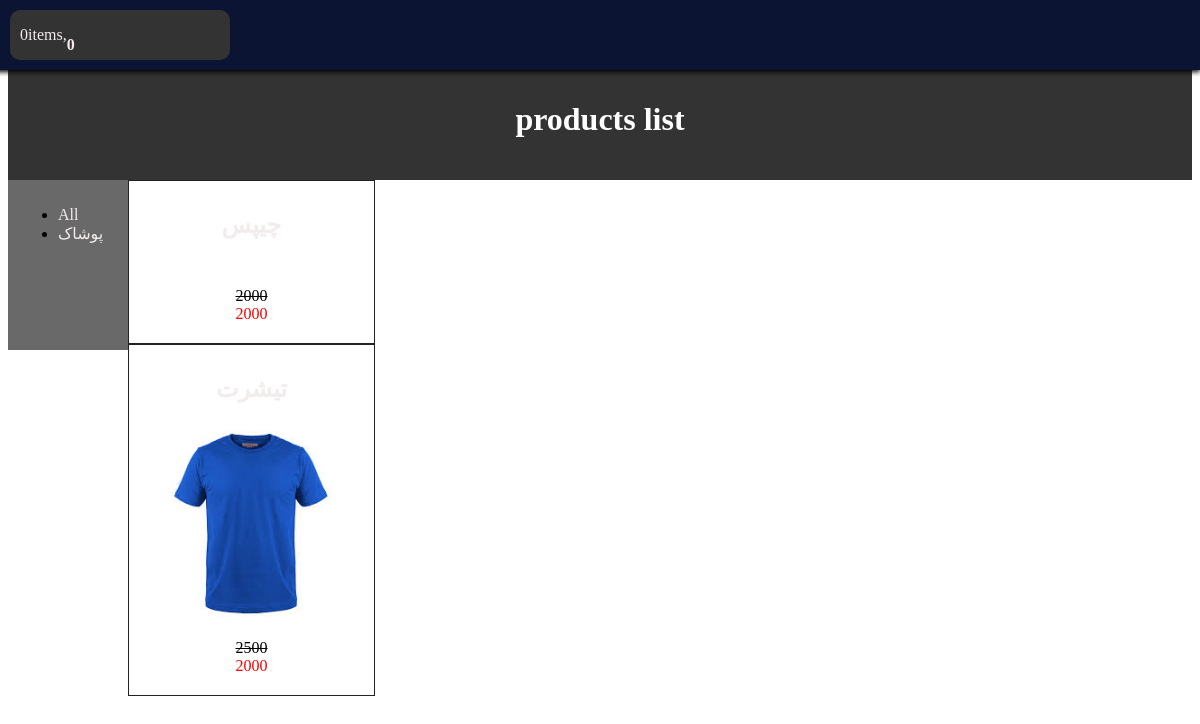
Page /products on the committed database.
### shop/models.py (models this page shows, shortened)
class Category(models.Model):
    name = models.CharField(max_length=250)
    slug = models.SlugField(max_length=255, unique=True)
    class Meta:
        ordering = ['name']
        indexes = [
            models.Index(fields=['name'])
        ]
        verbose_name = 'category'
        verbose_name_plural = 'categories'
    def get_absolute_url(self):
        return reverse('shop:product_detail', args=[self.id, self.slug])

class Product(models.Model):
    category = models.ForeignKey(Category, related_name='product', on_delete=models.CASCADE, verbose_name='category')
    name = models.CharField(max_length=255, verbose_name='name product')
    slug = models.SlugField(max_length=255, verbose_name='slug')
    description = models.TextField(max_length=1200, verbose_name='product info')
    inventory = models.PositiveIntegerField(default=0, verbose_name='inventory')
    price = models.PositiveIntegerField(default=0, verbose_name='price')
    weight = models.PositiveIntegerField(default=0, verbose_name='weight')
    off = models.PositiveIntegerField(default=0, verbose_name='off')
    new_price = models.PositiveIntegerField(default=0, verbose_name="new price")
    created = models.DateTimeField(auto_now_add=True, verbose_name='created time')
    updated = models.DateTimeField(auto_now=True, verbose_name='updated time')
    class Meta:
        ordering = ['-created']
        indexes = [
            models.Index(fields=['id', 'slug']),
            models.Index(fields=['name']),
            models.Index(fields=['-created']),
        ]
        verbose_name = 'محصول'
        verbose_name_plural = 'محصولات'
    def get_absolute_url(self):
        return reverse('shop:product_detail', args=[self.id, self.slug])

class Image(models.Model):
    product = models.ForeignKey(Product, on_delete=models.CASCADE, related_name="images", verbose_name="product")
    file = models.ImageField(upload_to="product_images/%Y/%m/%d")
    title = models.CharField(max_length=250, verbose_name="title", null=True, blank=True)
    description = models.TextField(verbose_name="description", null=True, blank=True)
    created = models.DateTimeField(auto_now_add=True)
    class Meta:
        ordering = ['-created']
        indexes = [
            models.Index(fields=['-created'])
        ]
        verbose_name = "image"
        verbose_name_plural = "images"

### shop/views.py (the view)
# urls.py: path('products', views.product_list, name='products_list'),
def product_list(request, category_slug=None):
    category = None
    categories = Category.objects.all()
    products = Product.objects.all()
    if category_slug:
        category = get_object_or_404(Category, slug=category_slug)
        products = products.filter(category=category)
    context = {
        'category': category,
        'categories': categories,
        'products': products,
    }
    return render(request, 'shop/list.html', context)

### card/cart.py (called while the page is built)
    def get_total_price(self):
        price = sum(item['price'] * item['quantity'] for item in self.cart.values())
        return price

    def __len__(self):
        return sum(item['quantity'] for item in self.cart.values())

### card/context_processors.py (called while the page is built)
def cart(request):
    return {"cart": Cart(request)}

### templates/shop/list.html (shortened to what this page needs)
{% extends 'parent/base.html' %}
{% load static %}
{% block content%}
    <div class="header">
    {% if category %}
        <h1> products list of {{ category.name }}</h1>
        {% else %}
        <h1>products list</h1>
    {% endif %}
    </div>
    <div class="container">
        <div class="small-div">
            <ul class="categories">
                <li class="category"><a href="{% url 'shop:products_list' %}">All</a></li>
                {% for ct in categories %}
                <li class="category"><a href="{{ ct.get_absolute_url }}">{{ ct.name }}</a></li>
                {% endfor %}
        </ul>
        </div>
    <div class="large-div">
        {% for product in products%}
            <div class="product">
                <h2><a href="{{ product.get_absolute_url }}">{{ product.name }}</a></h2>
                <img class='pic' src="{{ product.images.first.file.url }}">
            <div class="price">
                <span class="original-price">{{ product.price }}</span>
                <br>
                <span class="discounted-price">{{ product.new_price }}</span>
            </div>
            </div>
        {% endfor %}
    </div>
    </div>
{% endblock %}

### shop/static/css/base.css (style rules this page uses)
.header { text-align:center; padding: 20px; background-color: #333; color: #fff; margin-top: 60px; }
.container { display: flex; }
.small-div { width: 100px; height: 150px; background-color: dimgray; padding: 10px; }
a:link, a:visited { color: #f3ecec; text-decoration: none; }
.product { border:1px solid #252121; padding: 10px; text-align: center; }
.pic { width: 90%; }
.price { position: relative; margin: 10px; }
.original-price { text-decoration: line-through; }
.discounted-price { color: red; }

### rows in the picture
Category: name "پوشاک"
Product: price "2000", new_price "2000"
Product: images.first.file (picture), price "2500", new_price "2000"

### other values in the picture
{{ item_count }} "0"
{{ cart.get_total_price }} "0"
